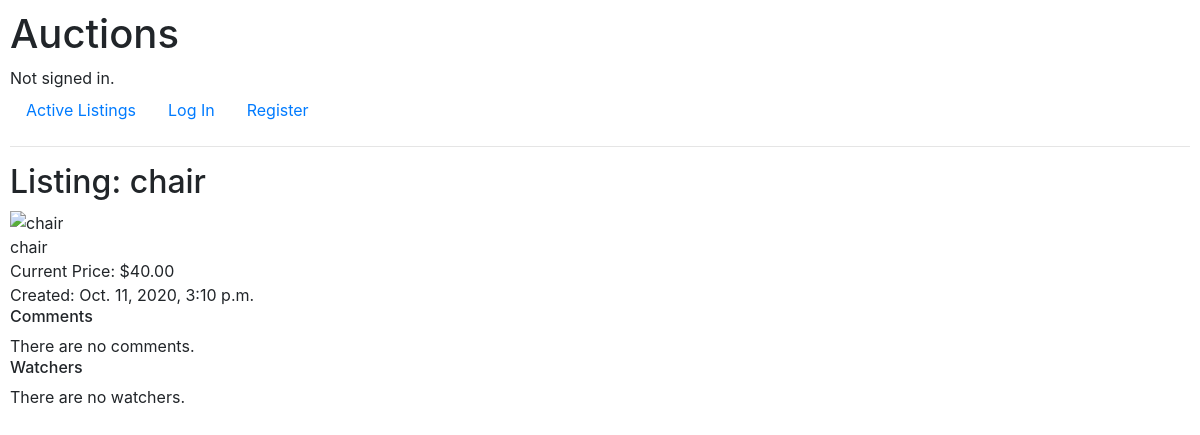
/1, run on an earlier commit of the app's database.
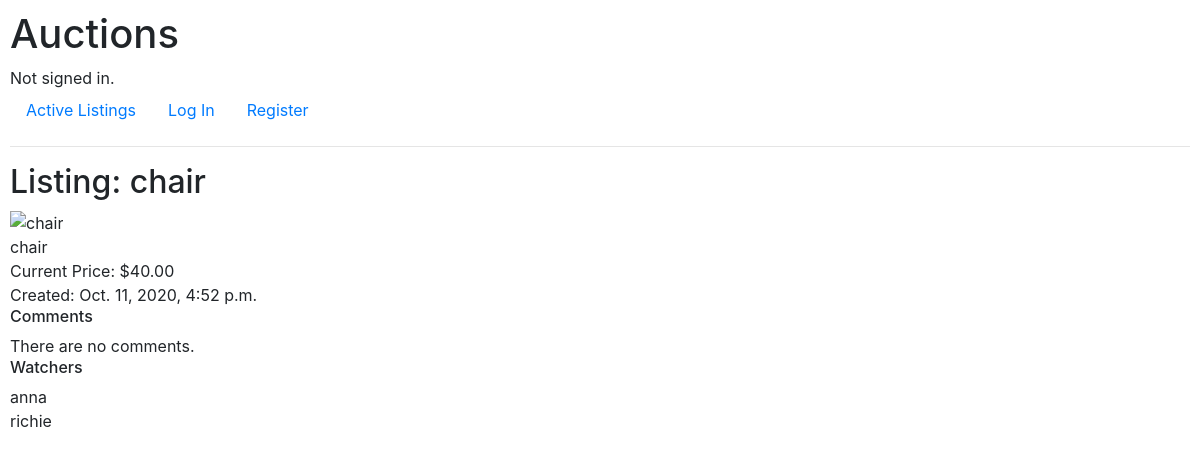
And on a later commit of the database.
### auctions/models.py (models this page shows, shortened)
class Listing(models.Model):
    title = models.CharField(max_length=64)
    description = models.CharField(max_length=200)
    starting_bid = models.DecimalField(max_digits=8, decimal_places=2)
    photo_link = models.URLField(blank=True, null=True)
    category = models.ForeignKey(
        Category, on_delete=models.CASCADE, related_name="listings")
    user = models.ForeignKey(User, on_delete=models.CASCADE)
    date_created = models.DateTimeField(auto_now=True)
    is_active = models.BooleanField(default=True)
    watchers = models.ManyToManyField(
        User, blank=True, related_name="listings")

class User(AbstractUser):
    pass

### auctions/views.py (the view)
# urls.py: path("<int:listing_id>", views.listing, name="listing"),
def listing(request, listing_id):
    listing = Listing.objects.get(pk=listing_id)
    comments = Comment.objects.filter(listing_id=listing_id)
    return render(request, "auctions/listing.html", {
        "listing": listing,
        "comments": comments,
        "watchers": listing.watchers.all()
    })

### auctions/templates/auctions/listing.html (shortened to what this page needs)
{% extends "auctions/layout.html" %}
{% block body %}
<div>
	<h2>Listing: {{ listing.title }}</h2>
	<div>
		<img src="{{ listing.photo_link }}" alt="{{ listing.title }}">
		<div>{{ listing.description }}</div>
		<div>Current Price: ${{ listing.starting_bid }}</div>
		<div>Created: {{ listing.date_created }}</div>
	</div>
	<div>
		<h6>Comments</h6>
		{% for comment in comments %}
		<div>
			{{ comment.comment}}
			{{ comment.user_id}}
			{{ comment.date_created}}
		</div>
		{% empty %}
		There are no comments.
		{% endfor %}
		<h6>Watchers</h6>
		{% for watcher in watchers %}
		<div>
			{{ watcher}}
		</div>
		{% empty %}
		There are no watchers.
		{% endfor %}
	</div>
</div>
{% endblock %}

### auctions/templates/auctions/layout.html (shortened to what this page needs)
{% load static %}
<!DOCTYPE html>
<html lang="en">
	<head>
		<link rel="stylesheet" href="https://stackpath.bootstrapcdn.com/bootstrap/4.4.1/css/bootstrap.min.css"
>
		<link href="{% static 'auctions/styles.css' %}" rel="stylesheet">
	</head>
	<body>
		<h1>Auctions</h1>
		<div>
			{% if user.is_authenticated %}
			Signed in as <strong>{{ user.username }}</strong>.
			{% else %}
			Not signed in.
			{% endif %}
		</div>
		<ul class="nav">
			<li class="nav-item">
				<a class="nav-link" href="{% url 'index' %}">Active Listings</a>
			</li>
			{% if user.is_authenticated %}
			<li class="nav-item">
				<a class="nav-link" href="{% url 'logout' %}">Log Out</a>
			</li>
			<li class="nav-item">
				<a class="nav-link" href="{% url 'create' %}">Create Listing</a>
			</li>
			{% else %}
			<li class="nav-item">
				<a class="nav-link" href="{% url 'login' %}">Log In</a>
			</li>
			<li class="nav-item">
				<a class="nav-link" href="{% url 'register' %}">Register</a>
			</li>
			{% endif %}
		</ul>
		<hr>
		{% block body %}
		{% endblock %}
	</body>
</html>

### auctions/static/auctions/styles.css (style rules this page uses)
body { padding: 10px; }

What changed in the data, as far as the page shows it:
changed Listing "chair": date_created "Oct. 11, 2020, 3:10 p.m." → "Oct. 11, 2020, 4:52 p.m."
now on this page (row edited): User: username "anna"
now on this page (row edited): User: username "richie"
Also different on the page:
text no longer shown: "There are no watchers."
